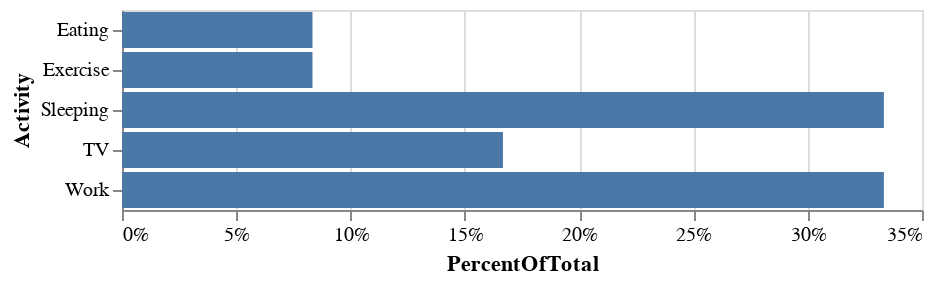

Notebook code for this chart:
### Code cell
source = pd.DataFrame({'Activity': ['Sleeping', 'Eating', 'TV', 'Work', 'Exercise'],
                           'Time': [8, 2, 4, 8, 2]})

alt.Chart(source).transform_joinaggregate(
    TotalTime='sum(Time)',
).transform_calculate(
    PercentOfTotal="datum.Time / datum.TotalTime"
).mark_bar().encode(
    alt.X('PercentOfTotal:Q', axis=alt.Axis(format='.0%')),
    y='Activity:N'
)

### Figure 1 — Vega-Lite specification as saved in the notebook (floating-point values rounded to 4 significant figures)
{"config": {"view": {"continuousWidth": 400, "continuousHeight": 300}}, "data": {"name": "data-b65fb8da81d8d9141134bef309e2af20"}, "mark": "bar", "encoding": {"x": {"axis": {"format": ".0%"}, "field": "PercentOfTotal", "type": "quantitative"}, "y": {"field": "Activity", "type": "nominal"}}, "transform": [{"joinaggregate": [{"op": "sum", "field": "Time", "as": "TotalTime"}]}, {"calculate": "datum.Time / datum.TotalTime", "as": "PercentOfTotal"}], "$schema": "https://vega.github.io/schema/vega-lite/v4.17.0.json", "datasets": {"data-b65fb8da81d8d9141134bef309e2af20": [{"Activity": "Sleeping", "Time": 8}, {"Activity": "Eating", "Time": 2}, {"Activity": "TV", "Time": 4}, {"Activity": "Work", "Time": 8}, {"Activity": "Exercise", "Time": 2}]}}
